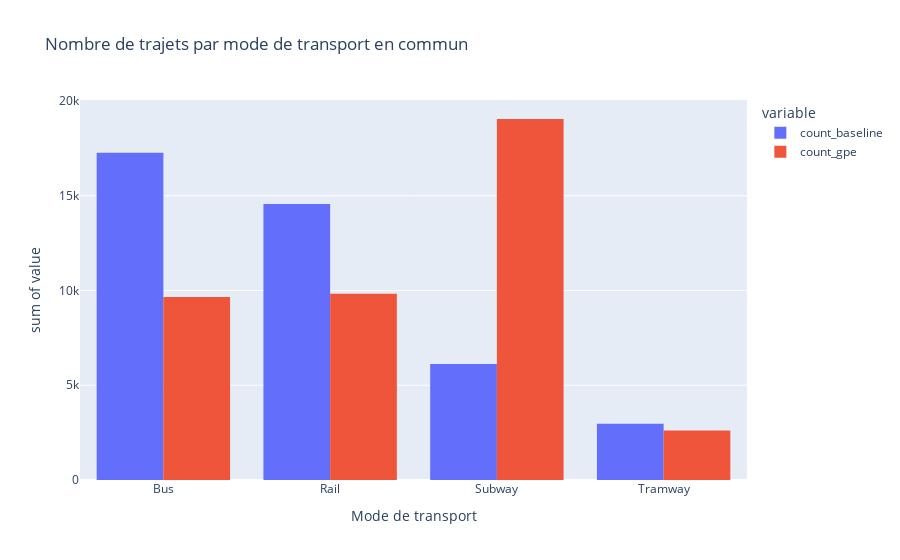

The code cell stored with this chart in its notebook:
### Code cell
fig = px.histogram(
    route_type_counts,
    x="route_type",
    y = ["count_baseline", "count_gpe"],
    title="Nombre de trajets par mode de transport en commun",
    labels={"route_type":"Mode de transport"},
    barmode="group"
)
fig.show()

fig.write_image("outputs/plots/routing/nb_trajet_transport_commun.png", width = 1000)

### Figure 1 — Plotly figure (JSON) as saved in the notebook; plotly's stock layout.template omitted (floating-point values rounded to 4 significant figures)
{"data": [{"alignmentgroup": "True", "bingroup": "x", "histfunc": "sum", "hovertemplate": "variable=count_baseline<br>Mode de transport=%{x}<br>sum of value=%{y}<extra></extra>", "legendgroup": "count_baseline", "marker": {"color": "#636efa", "pattern": {"shape": ""}}, "name": "count_baseline", "offsetgroup": "count_baseline", "orientation": "v", "showlegend": true, "type": "histogram", "x": ["Bus", "Rail", "Subway", "Tramway"], "xaxis": "x", "y": [17270.0, 14560.0, 6122.0, 2962.0], "yaxis": "y"}, {"alignmentgroup": "True", "bingroup": "x", "histfunc": "sum", "hovertemplate": "variable=count_gpe<br>Mode de transport=%{x}<br>sum of value=%{y}<extra></extra>", "legendgroup": "count_gpe", "marker": {"color": "#EF553B", "pattern": {"shape": ""}}, "name": "count_gpe", "offsetgroup": "count_gpe", "orientation": "v", "showlegend": true, "type": "histogram", "x": ["Bus", "Rail", "Subway", "Tramway"], "xaxis": "x", "y": [9658.0, 9830.0, 19050.0, 2613.0], "yaxis": "y"}], "layout": {"barmode": "group", "legend": {"title": {"text": "variable"}, "tracegroupgap": 0}, "title": {"text": "Nombre de trajets par mode de transport en commun"}, "xaxis": {"anchor": "y", "domain": [0, 1], "title": {"text": "Mode de transport"}}, "yaxis": {"anchor": "x", "domain": [0, 1], "title": {"text": "sum of value"}}}}
